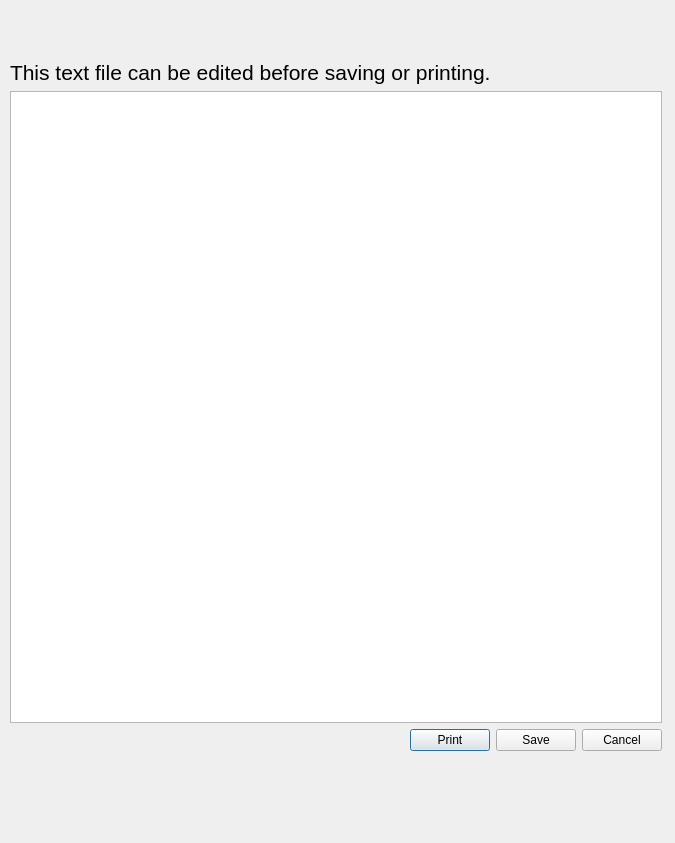
<?xml version="1.0" encoding="UTF-8"?>
<ui version="4.0">
 <class>mPrintDialog</class>
 <widget class="QDialog" name="mPrintDialog">
  <property name="geometry">
   <rect>
    <x>0</x>
    <y>0</y>
    <width>675</width>
    <height>843</height>
   </rect>
  </property>
  <property name="windowTitle">
   <string>Dialog</string>
  </property>
  <property name="modal">
   <bool>true</bool>
  </property>
  <widget class="QWidget" name="layoutWidget">
   <property name="geometry">
    <rect>
     <x>10</x>
     <y>60</y>
     <width>652</width>
     <height>691</height>
    </rect>
   </property>
   <layout class="QVBoxLayout" name="verticalLayout">
    <item>
     <layout class="QHBoxLayout" name="horizontalLayout_2">
      <item>
       <widget class="QLabel" name="label">
        <property name="font">
         <font>
          <pointsize>16</pointsize>
         </font>
        </property>
        <property name="text">
         <string>This text file can be edited before saving or printing.</string>
        </property>
       </widget>
      </item>
      <item>
       <spacer name="horizontalSpacer">
        <property name="orientation">
         <enum>Qt::Orientation::Horizontal</enum>
        </property>
        <property name="sizeHint" stdset="0">
         <size>
          <width>128</width>
          <height>20</height>
         </size>
        </property>
       </spacer>
      </item>
     </layout>
    </item>
    <item>
     <widget class="QTextEdit" name="textEdit">
      <property name="font">
       <font>
        <pointsize>12</pointsize>
       </font>
      </property>
     </widget>
    </item>
    <item>
     <layout class="QHBoxLayout" name="horizontalLayout">
      <item>
       <spacer name="horizontalSpacer_2">
        <property name="orientation">
         <enum>Qt::Orientation::Horizontal</enum>
        </property>
        <property name="sizeHint" stdset="0">
         <size>
          <width>378</width>
          <height>20</height>
         </size>
        </property>
       </spacer>
      </item>
      <item>
       <widget class="QPushButton" name="pushButton_Print">
        <property name="text">
         <string>Print</string>
        </property>
       </widget>
      </item>
      <item>
       <widget class="QPushButton" name="pushButton_Save">
        <property name="text">
         <string>Save</string>
        </property>
       </widget>
      </item>
      <item>
       <widget class="QPushButton" name="pushButton_Cancel">
        <property name="text">
         <string>Cancel</string>
        </property>
       </widget>
      </item>
     </layout>
    </item>
   </layout>
  </widget>
 </widget>
 <resources/>
 <connections/>
</ui>
